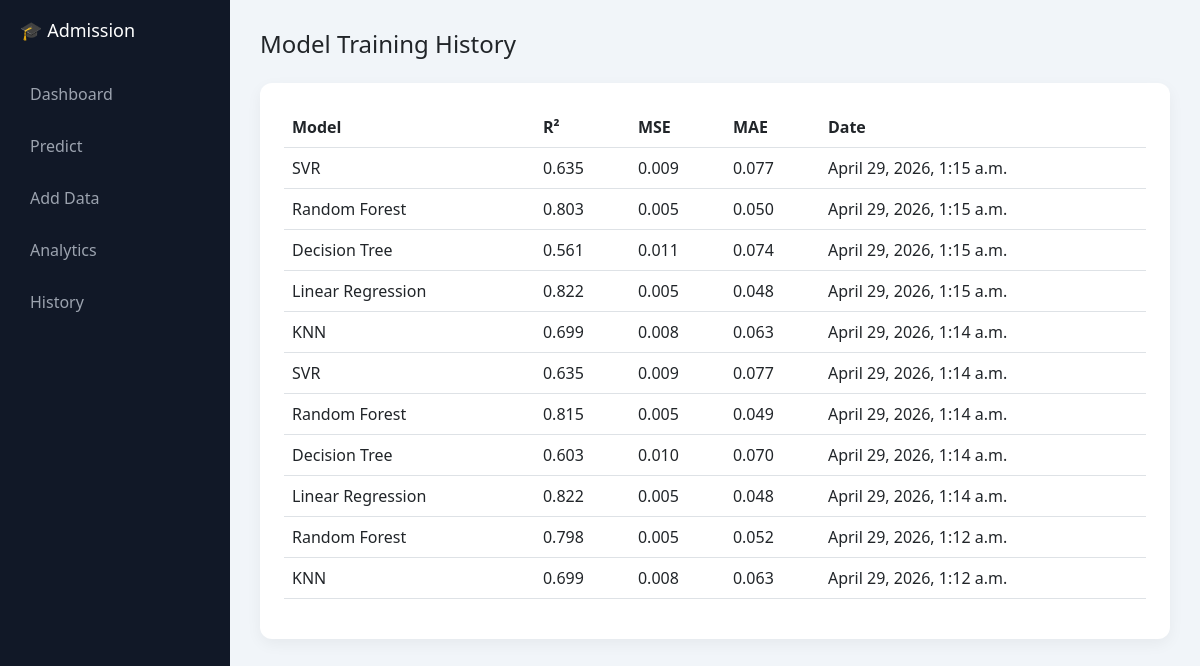
The page /history/ on the database its author committed.
### admission_app/models.py (models this page shows, shortened)
class ModelHistory(models.Model):
    model_name = models.CharField(max_length=100)
    r2 = models.FloatField()
    mse = models.FloatField()
    mae = models.FloatField()
    created_at = models.DateTimeField(auto_now_add=True)

### admission_app/views.py (the view)
# urls.py: path('history/', views.history, name='history'),
def history(request):
    data = ModelHistory.objects.all().order_by('-created_at')
    return render(request, "history.html", {"history": data})

### admission_app/templates/history.html
{% extends 'base.html' %}
{% block content %}
<h4 class="mb-4">Model Training History</h4>
<div class="card p-4">
    <table class="table table-hover">
        <thead>
            <tr>
                <th>Model</th>
                <th>R²</th>
                <th>MSE</th>
                <th>MAE</th>
                <th>Date</th>
            </tr>
        </thead>
        <tbody>
            {% for h in history %}
            <tr>
                <td>{{ h.model_name }}</td>
                <td>{{ h.r2|floatformat:3 }}</td>
                <td>{{ h.mse|floatformat:3 }}</td>
                <td>{{ h.mae|floatformat:3 }}</td>
                <td>{{ h.created_at }}</td>
            </tr>
            {% endfor %}
        </tbody>
    </table>
</div>
{% endblock %}

### admission_app/templates/base.html (shortened to what this page needs)
<!DOCTYPE html>
<html lang="en">
<head>
    <link href="https://cdn.jsdelivr.net/npm/bootstrap@5.3.0/dist/css/bootstrap.min.css" rel="stylesheet">
</head>
<body>
<div class="layout">
    <div class="sidebar">
        <h4>🎓 Admission</h4>
        <a href="/">Dashboard</a>
        <a href="/predict/">Predict</a>
        <a href="/add/">Add Data</a>
        <a href="/analytics/">Analytics</a>
        <a href="/history/">History</a>
    </div>
    <div class="main">
        {% block content %}
        {% endblock %}
    </div>
</div>
</body>
</html>

### admission_app/templates/base.html (style rules this page uses)
body { margin: 0; font-family: 'Segoe UI', sans-serif; background: #f1f5f9; }
.layout { display: flex; }
.sidebar { width: 230px; height: 100vh; background: #111827; color: #fff; padding: 20px; position: fixed; }
.sidebar h4 { font-size: 18px; margin-bottom: 30px; }
.sidebar a { display: block; color: #9ca3af; text-decoration: none; padding: 10px; border-radius: 6px; margin-bottom: 8px; }
.main { margin-left: 230px; padding: 30px; width: 100%; }
.card { border-radius: 12px; border: none; box-shadow: 0 5px 15px rgba(0,0,0,0.05); }

### rows shown on the page
ModelHistory: model_name "SVR", r2 "0.635", mse "0.009", mae "0.077", created_at "April 29, 2026, 1:15 a.m."
ModelHistory: model_name "Random Forest", r2 "0.803", mse "0.005", mae "0.050", created_at "April 29, 2026, 1:15 a.m."
ModelHistory: model_name "Decision Tree", r2 "0.561", mse "0.011", mae "0.074", created_at "April 29, 2026, 1:15 a.m."
ModelHistory: model_name "Linear Regression", r2 "0.822", mse "0.005", mae "0.048", created_at "April 29, 2026, 1:15 a.m."
ModelHistory: model_name "KNN", r2 "0.699", mse "0.008", mae "0.063", created_at "April 29, 2026, 1:14 a.m."
ModelHistory: model_name "SVR", r2 "0.635", mse "0.009", mae "0.077", created_at "April 29, 2026, 1:14 a.m."
ModelHistory: model_name "Random Forest", r2 "0.815", mse "0.005", mae "0.049", created_at "April 29, 2026, 1:14 a.m."
ModelHistory: model_name "Decision Tree", r2 "0.603", mse "0.010", mae "0.070", created_at "April 29, 2026, 1:14 a.m."
ModelHistory: model_name "Linear Regression", r2 "0.822", mse "0.005", mae "0.048", created_at "April 29, 2026, 1:14 a.m."
ModelHistory: model_name "Random Forest", r2 "0.798", mse "0.005", mae "0.052", created_at "April 29, 2026, 1:12 a.m."
ModelHistory: model_name "KNN", r2 "0.699", mse "0.008", mae "0.063", created_at "April 29, 2026, 1:12 a.m."
